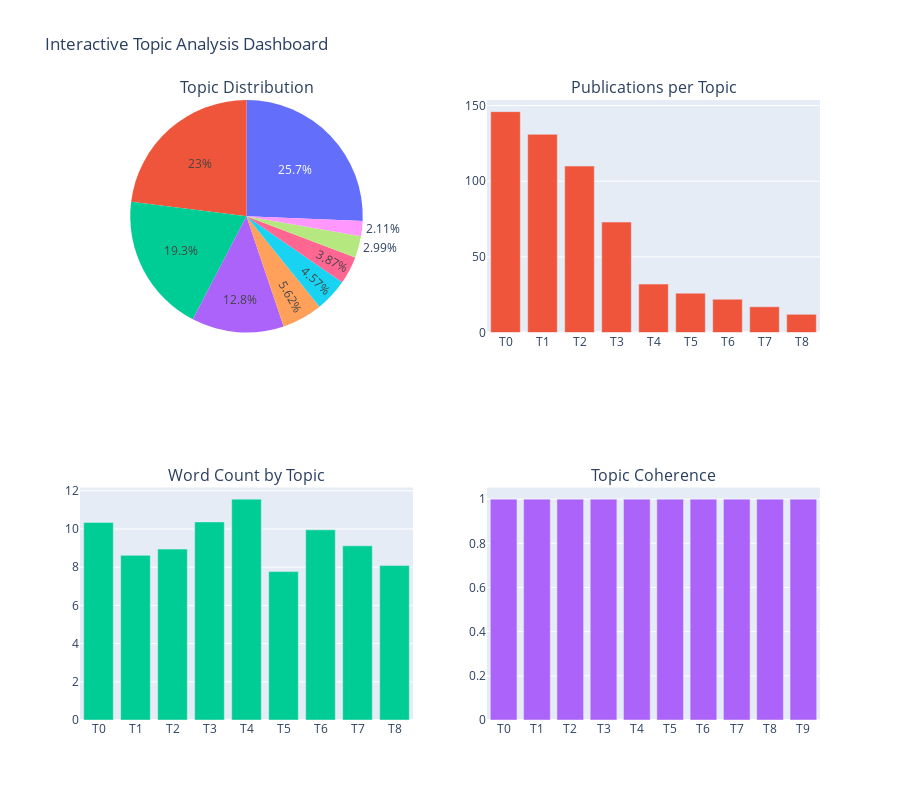

This figure's notebook cell:
### Code cell
# Cell 10: Detailed Topic Analysis Visualizations
print("🔄 Creating detailed topic analysis...")

# Topic distribution analysis
topic_counts = df_publications['topic'].value_counts().sort_index()
valid_topics = topic_counts[topic_counts.index.notna()]

# Create comprehensive topic analysis
fig, axes = plt.subplots(2, 2, figsize=(20, 15))

# 1. Topic distribution pie chart
axes[0, 0].pie(valid_topics.values, labels=[f'Topic {int(t)}' for t in valid_topics.index], 
               autopct='%1.1f%%', startangle=90, colors=plt.cm.Set3.colors)
axes[0, 0].set_title('Distribution of Publications by Topic', fontsize=14, fontweight='bold')

# 2. Topic distribution bar chart
axes[0, 1].bar(range(len(valid_topics)), valid_topics.values, color=plt.cm.Set3.colors)
axes[0, 1].set_title('Number of Publications per Topic', fontsize=14, fontweight='bold')
axes[0, 1].set_xlabel('Topic ID')
axes[0, 1].set_ylabel('Number of Publications')
axes[0, 1].set_xticks(range(len(valid_topics)))
axes[0, 1].set_xticklabels([f'T{int(t)}' for t in valid_topics.index])

# 3. Word count distribution by topic
topic_word_counts = df_publications.groupby('topic')['word_count'].agg(['mean', 'std', 'count']).dropna()
axes[1, 0].bar(range(len(topic_word_counts)), topic_word_counts['mean'], 
               yerr=topic_word_counts['std'], capsize=5, color=plt.cm.Set3.colors)
axes[1, 0].set_title('Average Word Count by Topic', fontsize=14, fontweight='bold')
axes[1, 0].set_xlabel('Topic ID')
axes[1, 0].set_ylabel('Average Word Count')
axes[1, 0].set_xticks(range(len(topic_word_counts)))
axes[1, 0].set_xticklabels([f'T{int(t)}' for t in topic_word_counts.index])

# 4. Topic coherence analysis (if we have topic words)
if topic_words:
    topic_coherence = {}
    for topic_id, words in topic_words.items():
        # Simple coherence metric: average word frequency
        if words:
            topic_coherence[topic_id] = np.mean(list(words.values()))
    
    if topic_coherence:
        topics = list(topic_coherence.keys())
        coherences = list(topic_coherence.values())
        axes[1, 1].bar(range(len(topics)), coherences, color=plt.cm.Set3.colors)
        axes[1, 1].set_title('Topic Coherence (Average Word Frequency)', fontsize=14, fontweight='bold')
        axes[1, 1].set_xlabel('Topic ID')
        axes[1, 1].set_ylabel('Average Word Frequency')
        axes[1, 1].set_xticks(range(len(topics)))
        axes[1, 1].set_xticklabels([f'T{int(t)}' for t in topics])

plt.tight_layout()
plt.show()

# Create detailed topic summary table
print("\n📊 Topic Analysis Summary:")
print("=" * 60)
for topic_id in sorted(valid_topics.index):
    topic_id = int(topic_id)
    count = valid_topics[topic_id]
    percentage = (count / len(df_publications)) * 100
    
    # Get top words for this topic
    top_words = []
    if topic_id in topic_words and topic_words[topic_id]:
        top_words = [word for word, freq in topic_words[topic_id].most_common(5)]
    
    print(f"Topic {topic_id:2d}: {count:3d} publications ({percentage:5.1f}%) | Top words: {', '.join(top_words)}")

# Create interactive topic analysis with Plotly
if len(valid_topics) > 0:
    fig = make_subplots(
        rows=2, cols=2,
        subplot_titles=('Topic Distribution', 'Publications per Topic', 
                       'Word Count by Topic', 'Topic Coherence'),
        specs=[[{"type": "pie"}, {"type": "bar"}],
               [{"type": "bar"}, {"type": "bar"}]]
    )
    
    # Pie chart
    fig.add_trace(
        go.Pie(labels=[f'Topic {int(t)}' for t in valid_topics.index], 
               values=valid_topics.values, name="Topics"),
        row=1, col=1
    )
    
    # Bar chart
    fig.add_trace(
        go.Bar(x=[f'T{int(t)}' for t in valid_topics.index], 
               y=valid_topics.values, name="Publications"),
        row=1, col=2
    )
    
    # Word count bar chart
    if not topic_word_counts.empty:
        fig.add_trace(
            go.Bar(x=[f'T{int(t)}' for t in topic_word_counts.index], 
                   y=topic_word_counts['mean'], name="Word Count"),
            row=2, col=1
        )
    
    # Coherence bar chart
    if topic_coherence:
        fig.add_trace(
            go.Bar(x=[f'T{int(t)}' for t in topic_coherence.keys()], 
                   y=list(topic_coherence.values()), name="Coherence"),
            row=2, col=2
        )
    
    fig.update_layout(height=800, showlegend=False, 
                      title_text="Interactive Topic Analysis Dashboard")
    fig.show()

print("✅ Detailed topic analysis completed!")

### Figure 1 — Plotly figure (JSON) as saved in the notebook; plotly's stock layout.template omitted (floating-point values rounded to 4 significant figures)
{"data": [{"domain": {"x": [0, 0.45], "y": [0.625, 1]}, "labels": ["Topic 0", "Topic 1", "Topic 2", "Topic 3", "Topic 4", "Topic 5", "Topic 6", "Topic 7", "Topic 8"], "name": "Topics", "type": "pie", "values": [146, 131, 110, 73, 32, 26, 22, 17, 12]}, {"name": "Publications", "type": "bar", "x": ["T0", "T1", "T2", "T3", "T4", "T5", "T6", "T7", "T8"], "xaxis": "x", "y": [146, 131, 110, 73, 32, 26, 22, 17, 12], "yaxis": "y"}, {"name": "Word Count", "type": "bar", "x": ["T0", "T1", "T2", "T3", "T4", "T5", "T6", "T7", "T8"], "xaxis": "x2", "y": [10.34, 8.618, 8.945, 10.37, 11.56, 7.769, 9.955, 9.118, 8.083], "yaxis": "y2"}, {"name": "Coherence", "type": "bar", "x": ["T0", "T1", "T2", "T3", "T4", "T5", "T6", "T7", "T8", "T9"], "xaxis": "x3", "y": [1, 1, 1, 1, 1, 1, 1, 1, 1, 1], "yaxis": "y3"}], "layout": {"annotations": [{"font": {"size": 16}, "showarrow": false, "text": "Topic Distribution", "x": 0.225, "xanchor": "center", "xref": "paper", "y": 1, "yanchor": "bottom", "yref": "paper"}, {"font": {"size": 16}, "showarrow": false, "text": "Publications per Topic", "x": 0.775, "xanchor": "center", "xref": "paper", "y": 1, "yanchor": "bottom", "yref": "paper"}, {"font": {"size": 16}, "showarrow": false, "text": "Word Count by Topic", "x": 0.225, "xanchor": "center", "xref": "paper", "y": 0.375, "yanchor": "bottom", "yref": "paper"}, {"font": {"size": 16}, "showarrow": false, "text": "Topic Coherence", "x": 0.775, "xanchor": "center", "xref": "paper", "y": 0.375, "yanchor": "bottom", "yref": "paper"}], "height": 800, "showlegend": false, "title": {"text": "Interactive Topic Analysis Dashboard"}, "xaxis": {"anchor": "y", "domain": [0.55, 1]}, "xaxis2": {"anchor": "y2", "domain": [0, 0.45]}, "xaxis3": {"anchor": "y3", "domain": [0.55, 1]}, "yaxis": {"anchor": "x", "domain": [0.625, 1]}, "yaxis2": {"anchor": "x2", "domain": [0, 0.375]}, "yaxis3": {"anchor": "x3", "domain": [0, 0.375]}}}
